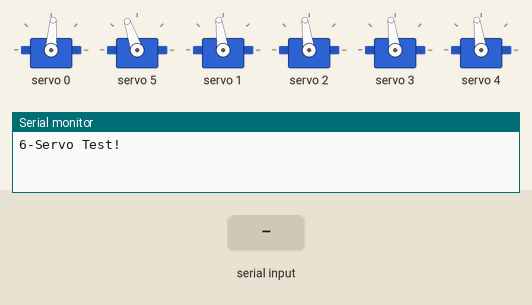
This sketch was run on a simulated Arduino Uno, built with avr-gcc and run on an emulated ATmega328P. On the bench: 6 × servo, the last lines printed to the serial monitor. The test bench sets the inputs (shaded band).

Above: at 1.2 s.
1.3 s: "90,45\n" received over Serial
At 2.1 s:
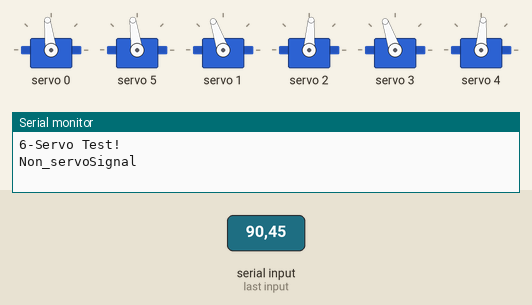
4.3 s: "200\n" received over Serial
At 5.6 s:
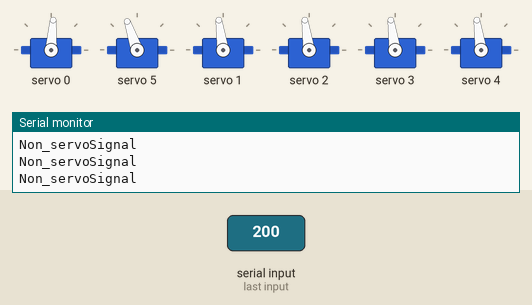
6.8 s: "1,90\n" received over Serial
At 9.1 s:
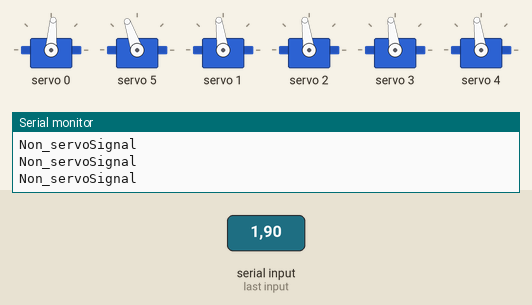
Timing chart, 0 to 10.6 s (numbered marks = the images above; inputs shaded):
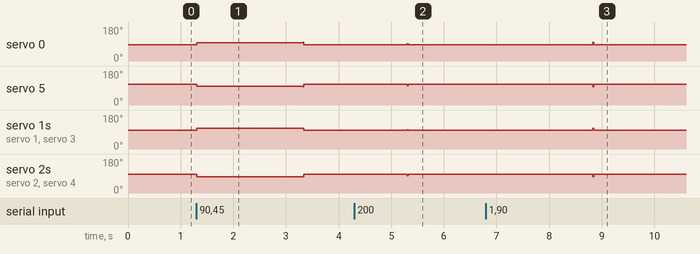

The sketch:

control_9.ino
```cpp
#include <Wire.h>
#include <Adafruit_PWMServoDriver.h>

// Khởi tạo PCA9685 tại địa chỉ mặc định (0x40)
Adafruit_PWMServoDriver pwm = Adafruit_PWMServoDriver(0x40);

#define SERVOMIN  150  // Xung tối thiểu (servo về 0 độ)
#define SERVOMAX  635  // Xung tối đa (servo về 180 độ)
#define NEUTRAL   381  // Vị trí trung lập của servo
#define OFFSET0   30   // Offset cho servo 0
#define OFFSET5   30   // Offset cho servo 5

const int x0 = 320;
const int y0 = 240;
const int maxVector = 275;
const int maxServoDiff = 50;

int lastX = -1; // Lưu trữ giá trị x trước đó
int lastY = -1; // Lưu trữ giá trị y trước đó

void setup() {
  Serial.begin(2000000);
  Serial.println("6-Servo Test!");

  pwm.begin();
  pwm.setPWMFreq(60);  // Tần số PWM 60 Hz

  delay(10);
}

void loop() {
  // Thiết lập vị trí trung lập của các servo
  int servo0 = NEUTRAL - OFFSET0;
  int servo1 = NEUTRAL;
  int servo2 = NEUTRAL;
  int servo3 = NEUTRAL;
  int servo4 = NEUTRAL;
  int servo5 = NEUTRAL + OFFSET5;

  // Kiểm tra xem có tín hiệu x và y từ Serial hay không
  if (Serial.available() > 0) {
    int x = Serial.parseInt();
    int y = Serial.parseInt();

    // Nếu x và y không thay đổi, bỏ qua quá trình tính toán và điều khiển servo
    if (x == lastX && y == lastY) {
      delay(10);  // Chờ 10ms trước khi tiếp tục lặp lại
      return;
    }

    // Cập nhật giá trị x và y hiện tại cho lần lặp sau
    lastX = x;
    lastY = y;

    // Tính toán tọa độ cho hai vector phụ
    int deltaX = x - x0;
    int deltaY = y - y0;
    float vectorMagnitude = sqrt(sq(deltaX) + sq(deltaY));
    float theta = atan2(deltaY, deltaX); // Sử dụng atan2 để xử lý các góc ngoài khoảng [-π, π]
    float thetadegree = theta * (180 / PI);
    float servoangle_y = -(thetadegree * 180) / 15;

      // Tính giá trị điều khiển cho servo 0 và 5
    int servo5Signal = NEUTRAL + OFFSET5 + (servoangle_y * 635 / 180);
    int servo0Signal = NEUTRAL - OFFSET0 - (servoangle_y * 150 / 180);


    // Điều kiện giữ các servo ở vị trí trung lập khi tọa độ x và y nằm trong khoảng nhất định
    if (x >= 260 && x <= 380 && y >= 215 && y <= 280) {
      vectorMagnitude = 0;
    } else if(x >= 260 && x <= 380){
      if (y < 215 || y > 280){
        servo0 = servo0Signal;
        servo5 = servo5Signal;
        // Các servo 1, 2, 3, 4 sẽ ở vị trí trung lập
        servo1 = NEUTRAL - (servoangle_y * 635 / 180);
        servo2 = NEUTRAL + (servoangle_y * 150 / 180);
        servo3 = NEUTRAL - (servoangle_y * 635 / 180);
        servo4 = NEUTRAL + (servoangle_y * 150 / 180);
        Serial.print("S5S:");
        Serial.print(servo5Signal);
        Serial.print(",");
        Serial.print("S0S:");
        Serial.println(servo0Signal);
      }
      // Tính góc nghiêng cần đáp ứng của mặt phẳng

      // Điều chỉnh servo theo vị trí của x
      //if (x >= 260 && x <= 380) {  // Nếu x nằm trong khoảng từ 260 đến 380

      } else {  // Nếu x nằm ngoài khoảng từ 260 đến 380
        // Tính độ chênh lệch servo dựa trên độ lớn của vector
        int servoDiff = map(vectorMagnitude, maxVector, 0, maxServoDiff, 0);

        // Cập nhật giá trị servo dựa trên độ chênh lệch tính được
        Serial.println("Non_servoSignal");
        if (vectorMagnitude > 0 && (x < 260 || x > 380)) {
          if (x < 260 && y < y0) {  // Nếu x < 360 và y < 240
            servo0 = NEUTRAL - OFFSET0 + servoDiff;
            servo5 = NEUTRAL + OFFSET5 - servoDiff;
            servo1 = NEUTRAL + servoDiff;
            servo2 = NEUTRAL - servoDiff;
            servo3 = NEUTRAL + servoDiff;
            servo4 = NEUTRAL - servoDiff;
          } else if (x > 380 && y < y0) {  // Nếu x > 360 và y < 240
            servo0 = NEUTRAL - OFFSET0 + servoDiff;
            servo5 = NEUTRAL + OFFSET5 - servoDiff;
            servo1 = NEUTRAL + servoDiff;
            servo2 = NEUTRAL - servoDiff;
            servo3 = NEUTRAL + servoDiff;
            servo4 = NEUTRAL - servoDiff;
          } else if (x < 260 && y > y0) {  // Nếu x < 360 và y > 240
            servo0 = NEUTRAL - OFFSET0 - servoDiff;
            servo5 = NEUTRAL + OFFSET5 + servoDiff;
            servo1 = NEUTRAL + servoDiff;
            servo2 = NEUTRAL - servoDiff;
            servo3 = NEUTRAL - servoDiff;
            servo4 = NEUTRAL + servoDiff;
          } else if (x > 380 && y > y0) {  // Nếu x > 360 và y > 240
            servo0 = NEUTRAL - OFFSET0 - servoDiff;
            servo5 = NEUTRAL + OFFSET5 + servoDiff;
            servo1 = NEUTRAL - servoDiff;
            servo2 = NEUTRAL + servoDiff;
            servo3 = NEUTRAL + servoDiff;
            servo4 = NEUTRAL - servoDiff;
          }
        }
      //}
    }

    // Điều khiển các cặp servo
    pwm.setPWM(0, 0, servo0);
    pwm.setPWM(5, 0, servo5);
    pwm.setPWM(1, 0, servo1);
    pwm.setPWM(2, 0, servo2);
    pwm.setPWM(3, 0, servo3);
    pwm.setPWM(4, 0, servo4);
  } else {
    // Nếu không có tín hiệu từ Serial, đưa tất cả servo về vị trí trung lập
    pwm.setPWM(0, 0, NEUTRAL - OFFSET0);
    pwm.setPWM(5, 0, NEUTRAL + OFFSET5);
    pwm.setPWM(1, 0, NEUTRAL);
    pwm.setPWM(2, 0, NEUTRAL);
    pwm.setPWM(3, 0, NEUTRAL);
    pwm.setPWM(4, 0, NEUTRAL);
  }

  delay(10);  // Chờ 10ms trước khi tiếp tục lặp lại
}
```

Measured:
- after the input at 1.3 s, servo 0: 86° → 97° at once, → 86° 2.0 s later; servo 5: 109° → 98° at once, → 109° 2.0 s later; servo 1, servo 3: 98° → 109° at once, → 98° 2.0 s later; servo 2, servo 4: 98° → 86° at once, → 98° 2.0 s later
- after the input at 4.3 s, servo 0: 86° → 92° after 1.0 s, → 86° 0.01 s later; servo 5: 109° → 103° after 1.0 s, → 109° 0.01 s later; servo 1, servo 3: 98° → 103° after 1.0 s, → 98° 0.01 s later; servo 2, servo 4: 98° → 92° after 1.0 s, → 98° 0.01 s later
- after the input at 6.8 s, servo 0: 86° → 98° after 2.0 s, → 86° 0.01 s later; servo 5: 109° → 97° after 2.0 s, → 109° 0.01 s later; servo 1, servo 3: 98° → 110° after 2.0 s, → 98° 0.01 s later; servo 2, servo 4: 98° → 85° after 2.0 s, → 98° 0.01 s later
